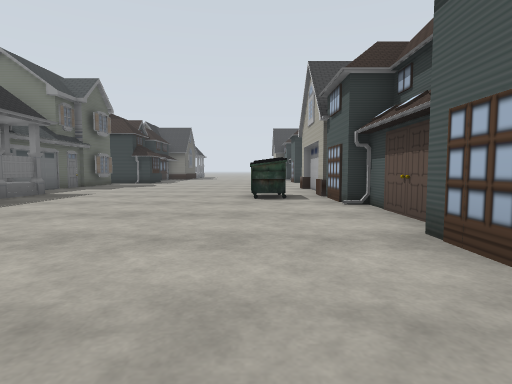
[1] (above)

24 first-person views from a walk through a world built for the Gazebo simulator. The camera is 1.2 m above the floor, tilts 4° down and sees 80° across. The floor is counted in squares, 2 m on a side. Each view is taken from the middle of a square. On the plan, view 1 faces up. The plan holds only what a view shows up to about 9 squares ahead; the rest is blank. The place goes on beyond the plan. Some stock models are drawn as simple stand-ins. Some surface patterns are stand-ins.

[2]
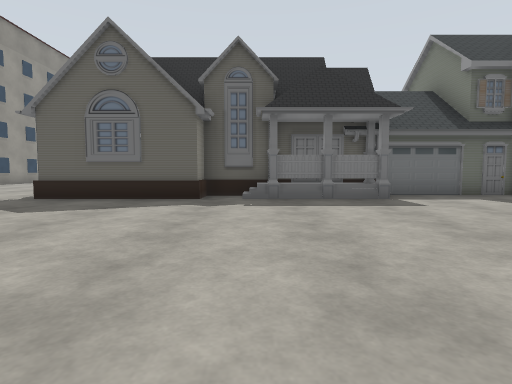

[3]
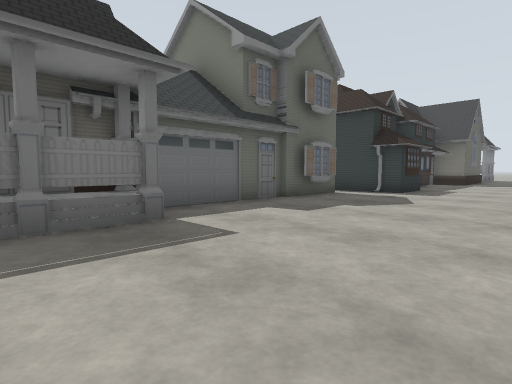

[4]
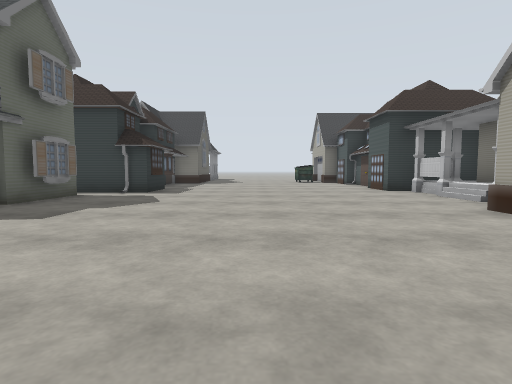

[5]
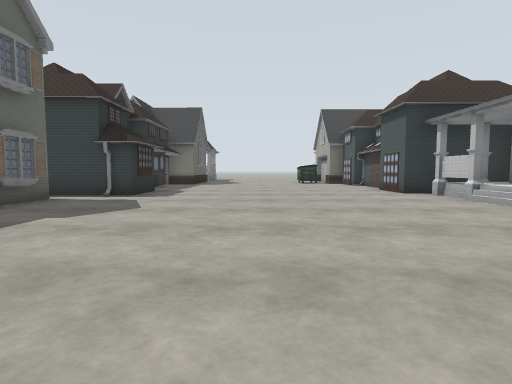

[6]
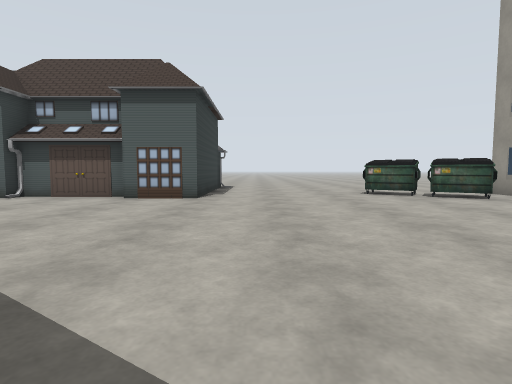

[7]
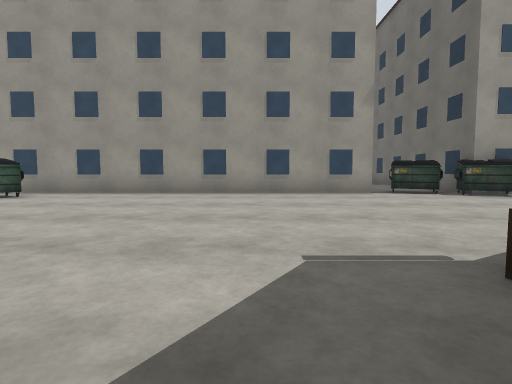

[8]
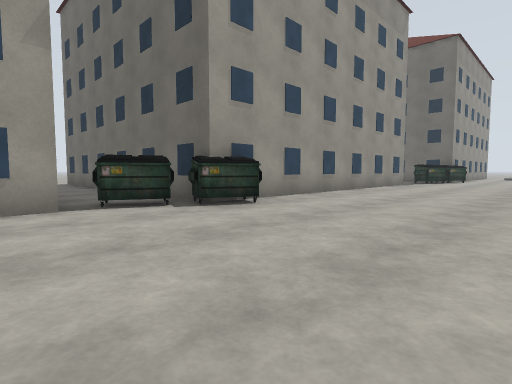

[9]
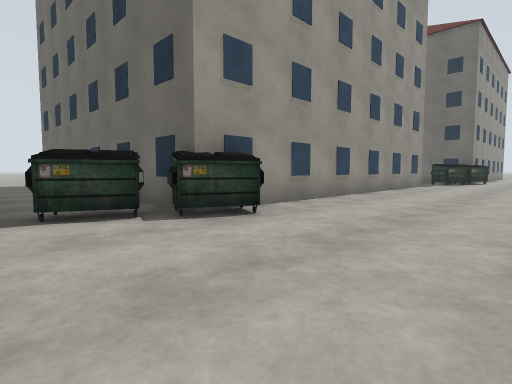

[10]
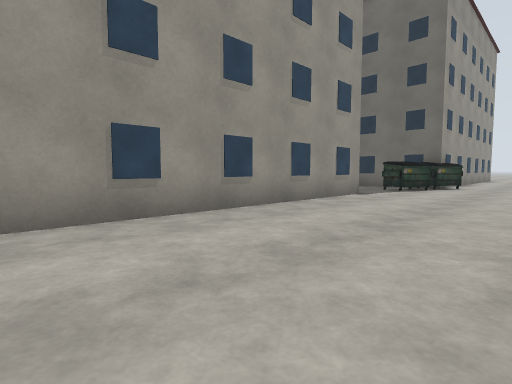

[11]
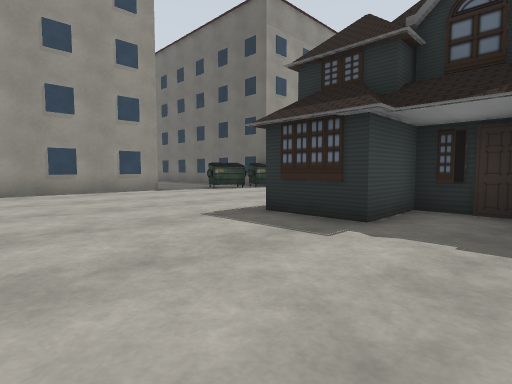

[12]
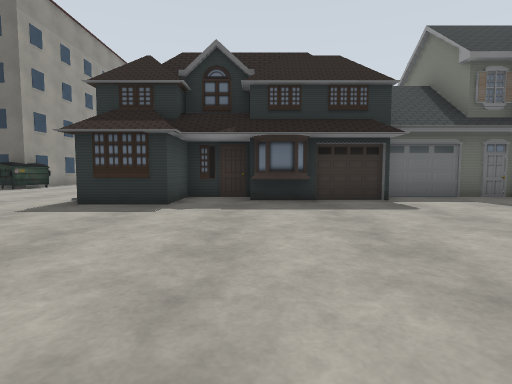

[13]
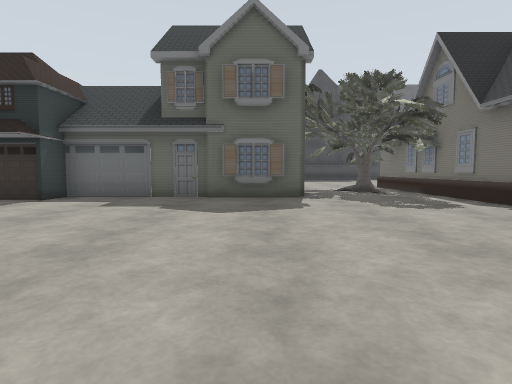

[14]
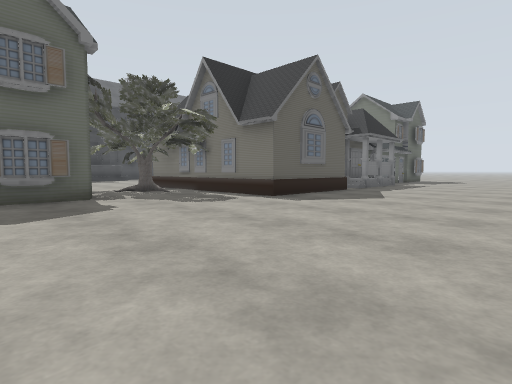

[15]
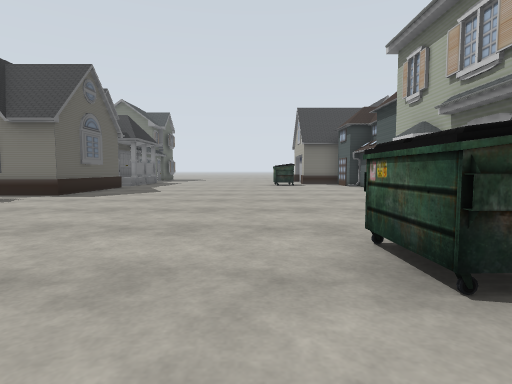

[16]
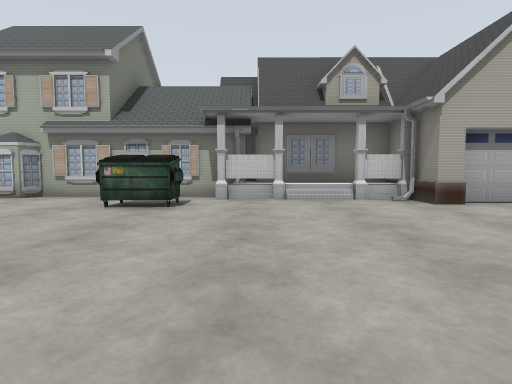

[17]
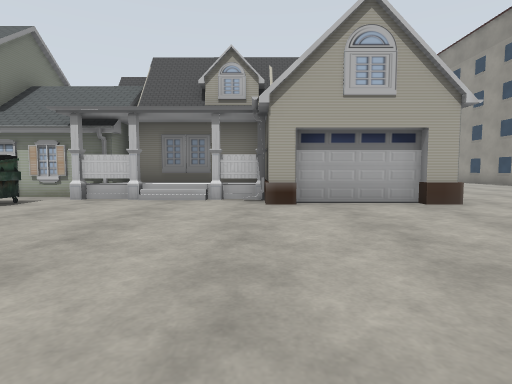

[18]
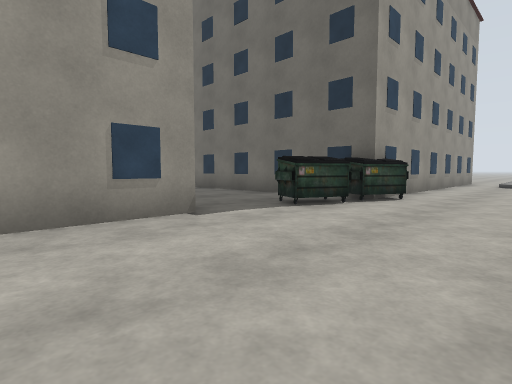

[19]
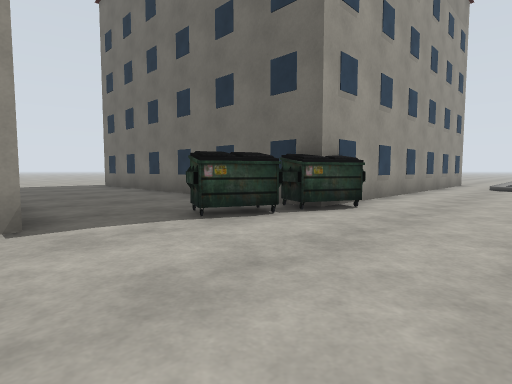

[20]
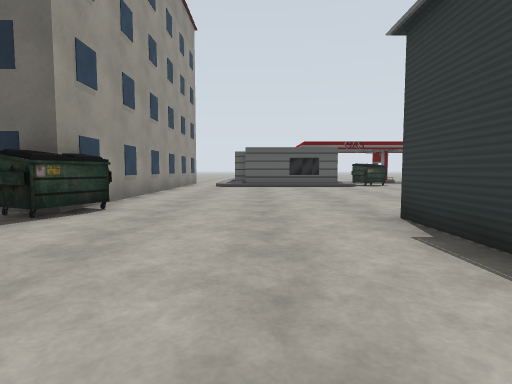

[21]
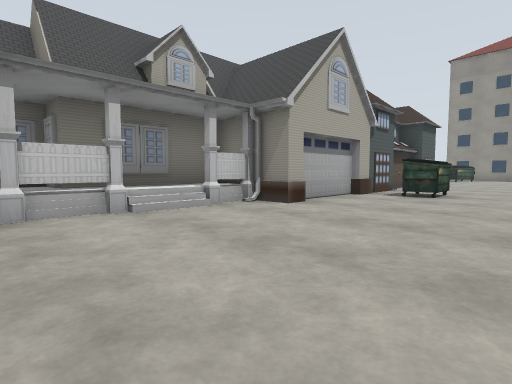

[22]
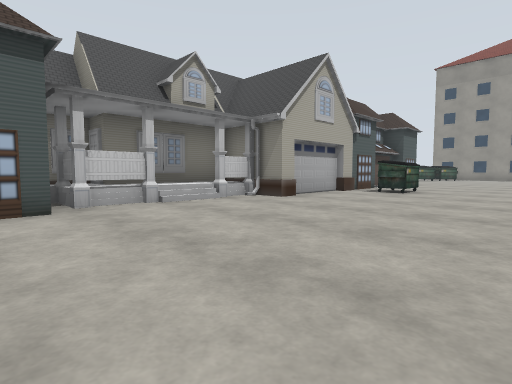

[23]
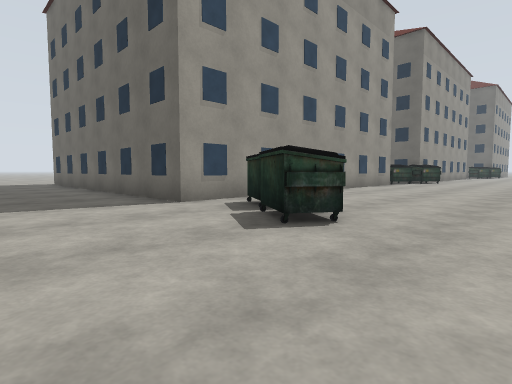

[24]
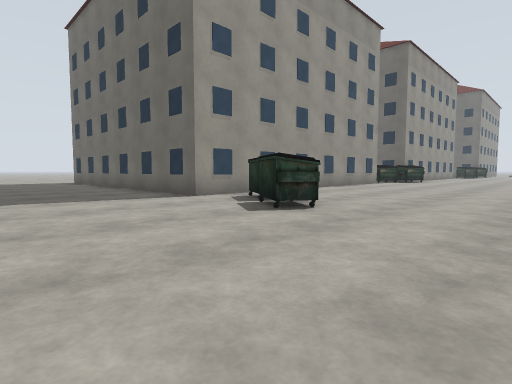

### Floor plan
Key: @ floor where view 1 was taken; . floor; H house; U dumpster; B building; T oak tree.
Columns run from 29 left of view 1 to 7 right of it. Each row starts with its distance up from view 1.
 16          HHH........HHHHH......HH H
 15        HHHHH........H H.H......HHHH
 14       TH...........   ..........HHHH
 13       TTT..........H HHH........HHH
 12        ............HHHHH........HHH
 11        HHH.........H.HH.........HHH
 10          H.........HHHH........HHHH
  9        HHH.......U.H  H........H HH
  8        HHH.........H HH........H
  7          H.........HHHHH.....U.HH
  6         HH.........HHHHH.......H
  5        HHH.........HHHHH.......H
  4        H HH.......HHHHH........H
  3        H HH.......HHHHHH.......HH
  2  ..      H........HHHH H.......H
  1  ....   HHH.......H    H..........
  0  ......HHHH.... ...    ......@.......
 -1  ..............   ...................
 -2  ....................................
 -3 ................................U....
 -4 ...............................UU....
 -5 BBBBBUUU...........U...........U.....
 -6      B.U..BBBBBBBBBUUUBBBBBBBBBB....
 -7      B....         B.U          B...
 -8      B....         B .          B...
 -9      B....         B .          B...
-10      B....         B..          B...
-11      B....         B..          B...

Positions as (right, up) in squares from view 1, and headings:
1: (0, 0), facing up
2: (1, 5), facing left
3: (-2, 6), facing up-left
4: (-2, 6), facing up
5: (-2, 7), facing up
6: (-5, 0), facing right
7: (-4, 2), facing down
8: (-6, -1), facing down-left
9: (-7, -2), facing down-left
10: (-12, -2), facing down-left
11: (-15, 3), facing down-left
12: (-13, 3), facing left
13: (-13, 10), facing left
14: (-13, 9), facing up-left
15: (-13, 7), facing up
16: (-17, 7), facing right
17: (-17, 4), facing right
18: (-17, -2), facing down-left
19: (-19, -2), facing down-left
20: (-19, -2), facing left
21: (-2, 15), facing down-right
22: (-3, 16), facing down-right
23: (6, -1), facing down-left
24: (7, 0), facing down-left
